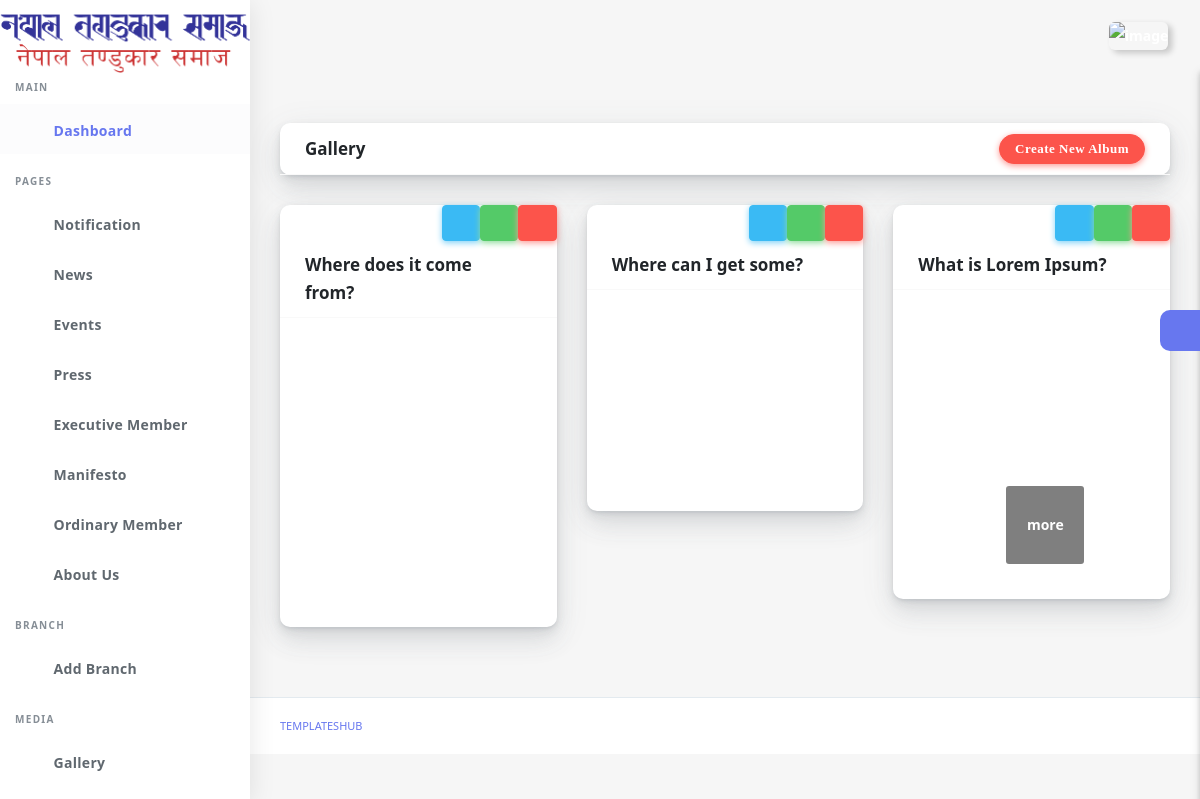
The page /dashboard/gallery (signed in) on the database its author committed.
### app/models.py (models this page shows, shortened)
class Gallery(models.Model):
    title = models.CharField(max_length=250)
    img_slug = AutoSlugField(populate_from ='title', unique=True, null=True, default=None)
    class Meta:
        ordering =['-id',]

class Image(models.Model):
    title = models.ForeignKey(Gallery, on_delete=models.CASCADE, related_name='gallery')
    image = models.ImageField(upload_to='galleryimage/')
    class Meta:
        ordering = ['id',]

### dashboard/decorators.py (the view)
    def wrapper_fun(request, *args, **kwargs):
        if request.user.is_authenticated:
            return view_fun(request, *args, **kwargs)
        else:
            messages.warning(request,"Login required...")
            return redirect('dashboard:login')

### app/context_processor.py (called while the page is built)
def aboutctg(request):
    about = About.objects.all()
    return{
        'aboutctg':about
    }

def contact(request):
    contact_info = ContactInfo.objects.first()
    return {
        'contact':contact_info
    }

def bankdetails(request):
    bank_details = BankDetails.objects.first()
    return {
        'bank_details':bank_details
    }

def bannarimage(request):
    bannar_image = BannarImage.objects.first()
    return ({
        'bannar_image':bannar_image
    })

def first_video(request):
    video = Video.objects.first()
    return({
        'videos':video
    })

### dashboard/views.py (called while the page is built)
@login_required
def gallery(request):
    if request.method == "POST":
        id = request.POST['id']
        image = request.FILES['image']
        title =Gallery.objects.get(id =id)
        print(title)
        obj= Image.objects.create(title= title, image=image)
        print(obj)
        messages.success(request,'Image added...')
        return redirect("dashboard:gallery")
    else:
        gallery = Gallery.objects.all()
        return render(request,'dashboard/gallery1.html',{'gallery':gallery})

### dashboard/templates/dashboard/gallery1.html (shortened to what this page needs)
{% load static %}
<!DOCTYPE html>
<html lang="en">
<head>
  <link rel="stylesheet" href="{% static 'dashboard/assets/css/app.min.css' %}">
  <link rel="stylesheet" href="{% static 'dashboard/assets/bundles/chocolat/dist/css/chocolat.css' %}">
  <link rel="stylesheet" href="{% static 'dashboard/assets/css/style.css' %}">
  <link rel="stylesheet" href="{% static 'dashboard/assets/css/components.css' %}">
  <link rel="stylesheet" href="{% static 'dashboard/assets/css/custom.css' %}">
</head>
<body>
  <div id="app">
    <div class="main-wrapper main-wrapper-1">
      <div class="navbar-bg"></div>
      <nav class="navbar navbar-expand-lg main-navbar sticky">
        <div class="form-inline mr-auto">
          <ul class="navbar-nav mr-3">
            <li><a href="#" data-toggle="sidebar" class="nav-link nav-link-lg
									collapse-btn"> </a></li>
            <li><a href="#" class="nav-link nav-link-lg fullscreen-btn">
              </a></li>
          </ul>
        </div>
        <ul class="navbar-nav navbar-right">
          <li class="dropdown"><a href="#" data-toggle="dropdown"
              class="nav-link dropdown-toggle nav-link-lg nav-link-user"> <img alt="image" src="{% static 'dashboard/assets/img/user.png' %}"
                class="user-img-radious-style"> </a>
          </li>
        </ul>
      </nav>
      <div class="main-sidebar sidebar-style-2">
        <aside id="sidebar-wrapper">
          <div class="sidebar-brand">
            <a href="{% url 'dashboard:index' %}">
              <img src="{% static 'app/assets/img/tandukar_logo.png' %}" style="height:100%; width:100%;">
            </a>
          </div>
          <ul class="sidebar-menu">
            <li class="menu-header">Main</li>
            <li class="dropdown active">
              <a href="{% url 'dashboard:index' %}" class="nav-link"><span>Dashboard</span></a>
            </li>
            <li class="menu-header">Pages</li>
            <li class="">
              <a href="{% url 'dashboard:notification' %}" class="nav-link"><span>Notification</span></a>
            </li>
            <li class="">
              <a href="{% url 'dashboard:news' %}" class="nav-link"><span>News</span></a>
            </li>
            <li class="dropdown">
              <a href="{% url 'dashboard:events' %}"  class="nav-link"><span>Events</span></a>
            </li>
            <li class="dropdown">
              <a href="{% url 'dashboard:press' %}"  class="nav-link"><span>Press</span></a>
            </li>
            <li class="dropdown">
              <a href="{% url 'dashboard:executivemember' %}"  class="nav-link"><span>Executive Member</span></a>
            </li>
            <li class="dropdown">
              <a href="{% url 'dashboard:manifesto' %}"  class="nav-link"><span>Manifesto</span></a>
            </li>
            <li class="dropdown">
              <a href="#" class="menu-toggle nav-link has-dropdown">
                <span>Ordinary Member</span>
              </a>
            </li>
            <li class="dropdown">
              <a href="#" class="menu-toggle nav-link has-dropdown">
                <span>About Us</span>
              </a>
            </li>
            <li class="menu-header">Branch</li>
            <li class="dropdown">
              <a href="{% url 'dashboard:branchlist' %}"  class="nav-link"><span><span>Add Branch</span></a>
            </li>
            <li class="menu-header">Media</li>
            <li class="dropdown">
              <a href="{% url 'dashboard:gallery' %}"  class="nav-link"><span><span>Gallery</span></a>
            </li>
            <li class="dropdown">
              <a href="{% url 'dashboard:bannar_image' %}"  class="nav-link"><span><span>Bannar Image</span></a>
            </li>
          </ul>
        </aside>
      </div>
      <div class="main-content">
        <section class="section">
          <div class="section-body">
            <div class="card">
              <div class="card-header">
                <h4>Gallery </h4>
                  <button type="button" class="btn btn-danger" data-toggle="modal" data-target="#basicModalcreate1001">
                  <i class="fas fa-add ">Create New Album</i>
                  </button>
              </div>
            </div>
            <div class="row">
              {% for item in gallery %}
              <div class="col-12 col-sm-6 col-lg-4">
                <div class="card">
                  <div class="d-flex justify-content-end">
                    <button type="button" class="btn btn-info" data-toggle="modal" data-target="#basicModal{{item.id}}">
                      <i class="fas fa-plus "></i>
                    </button>
                    <a href="{% url 'dashboard:editgallery' item.img_slug %}" class="btn btn-success">
                      <i class="fas fa-pen "></i>
                    </a>
                    <button type="button" class="btn btn-danger" data-toggle="modal" data-target="#basicModaldelete{{item.id}}">
                      <i class="fas fa-trash "></i>
                    </button>
                  </div>
                  <div class="card-header">
                    <h4>{{item.title}}</h4>
                  </div>
                  <div class="card-body">
                    <div class="gallery gallery-md">
                      {% for image in item.gallery.all|slice:5 %}
                      <div class="gallery-item" data-image="{{image.image.url}}" data-title="Image 1"></div>
                      {% endfor %}
                      {% for item in item.gallery.all|slice:"5:6"%}
                      <div class="gallery-item gallery-more" data-image="{{item.image.url}}"
                        data-title="Image 12">
                        <div>more</div>
                      </div>
                      {% endfor %}
                    </div>
                  </div>
                </div>
              </div>
              {% endfor %}
            </div>
          </div>
        </section>
        <div class="settingSidebar">
          <a href="javascript:void(0)" class="settingPanelToggle"> <i class="fa fa-spin fa-cog"></i>
          </a>
        </div>
      </div>
      <footer class="main-footer">
        <div class="footer-left">
          <a href="templateshub.net">Templateshub</a></a>
        </div>
      </footer>
    </div>
  </div>
</body>
</html>

### rows shown on the page
Gallery: title "Where does it come from?"
Gallery: title "Where can I get some?"
Gallery: title "What is Lorem Ipsum?"
